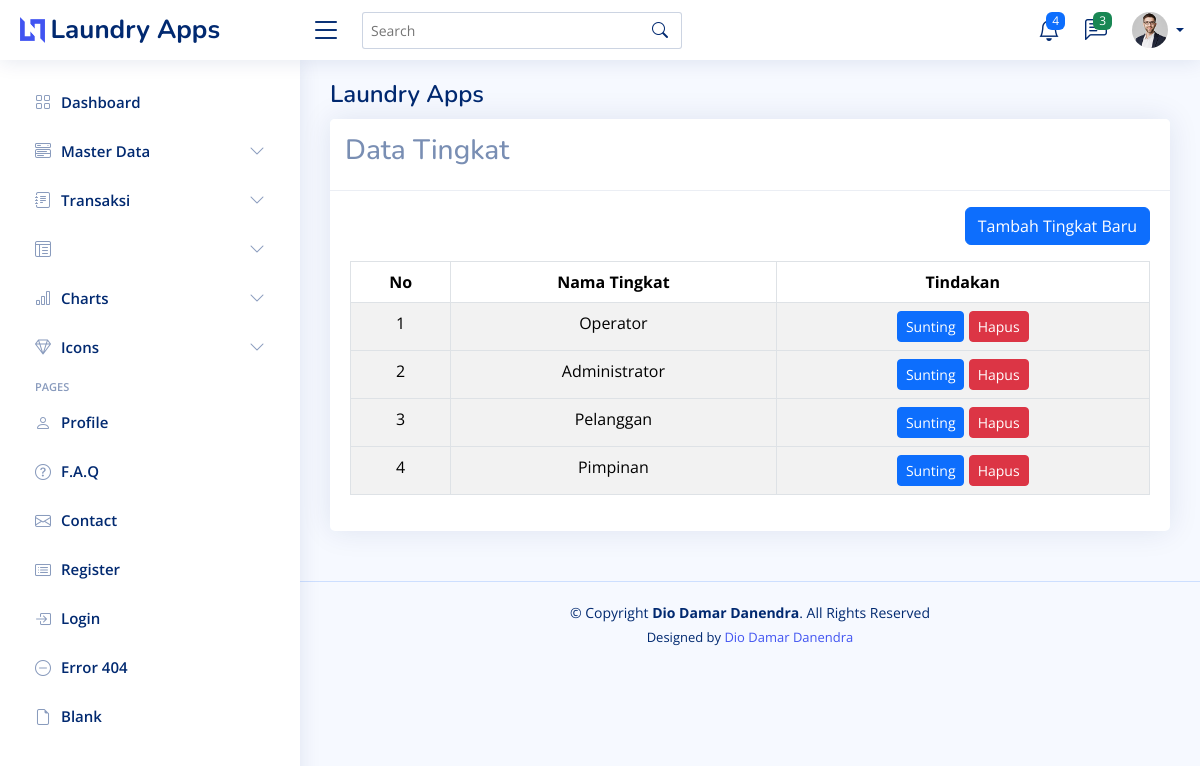
/dashboard.php?page=level, run on the app's committed database.
### tables this page shows
CREATE TABLE `levels` (
  `id` int(11) NOT NULL,
  `level_name` varchar(50) DEFAULT NULL,
  `created_at` timestamp NOT NULL DEFAULT current_timestamp(),
  `updated_at` timestamp NOT NULL DEFAULT current_timestamp(),
  `deleted_at` timestamp NOT NULL DEFAULT current_timestamp()
);

### content/level.php (the view, shortened to what this page needs)
<?php
    require_once "koneksi.php";
    $levelQuery = mysqli_query($koneksi, "SELECT * FROM levels");
    $rowlevel = mysqli_fetch_all($levelQuery, MYSQLI_ASSOC);
?>
<div class="row">
    <div class="col-sm-12">
        <div class="card">
            <div class="card-header">
                <h3>Data Tingkat</h3>
            </div>
            <div class="card-body">
                <div class="mb-3 mt-3" align="right">
                    <a href="?page=add-edit-level" class="btn btn-primary">Tambah Tingkat Baru</a>
                </div>
                <table class="table table-striped table-bordered text-center" id="myTable">
                    <thead>
                        <tr>
                            <th>No</th>
                            <th>Nama Tingkat</th>
                            <th>Tindakan</th>
                        </tr>
                    </thead>
                    <?php $no = 1; foreach ($rowlevel as $row) { ?>
                        <tbody>
                        <tr>
                            <td><?php echo $no++ ?></td>
                            <td><?php echo $row['level_name'] ?></td>
                            <td>
                                <a href="?page=add-edit-level&edit=<?php echo $row['id'] ?>" class="btn btn-primary btn-sm">Sunting</a>
                                <a href="?page=level&delete=<?php echo $row['id'] ?>" class="btn btn-danger btn-sm" onclick="return confirm('Apakah kamu yakin untuk menghapus data ini?');">Hapus</a>
                            </td>
                        </tr>
                    </tbody>
                    <?php } ?>
                </table>
            </div>
        </div>
    </div>
</div>

### assets/css/style.css (style rules this page uses)
:root { scroll-behavior: smooth; }
body { font-family: "Open Sans", sans-serif; background: #f6f9ff; color: #444444; }
h1, h2, h3, h4, h5, h6 { font-family: "Nunito", sans-serif; }
.card { margin-bottom: 30px; border: none; border-radius: 5px; box-shadow: 0px 0 30px rgba(1, 41, 112, 0.1); }
.card-header, .card-footer { border-color: #ebeef4; background-color: #fff; color: #798eb3; padding: 15px; }
.card-body { padding: 0 20px 20px 20px; }

### data on the page
levels: level_name "Operator"
levels: level_name "Administrator"
levels: level_name "Pelanggan"
levels: level_name "Pimpinan"
